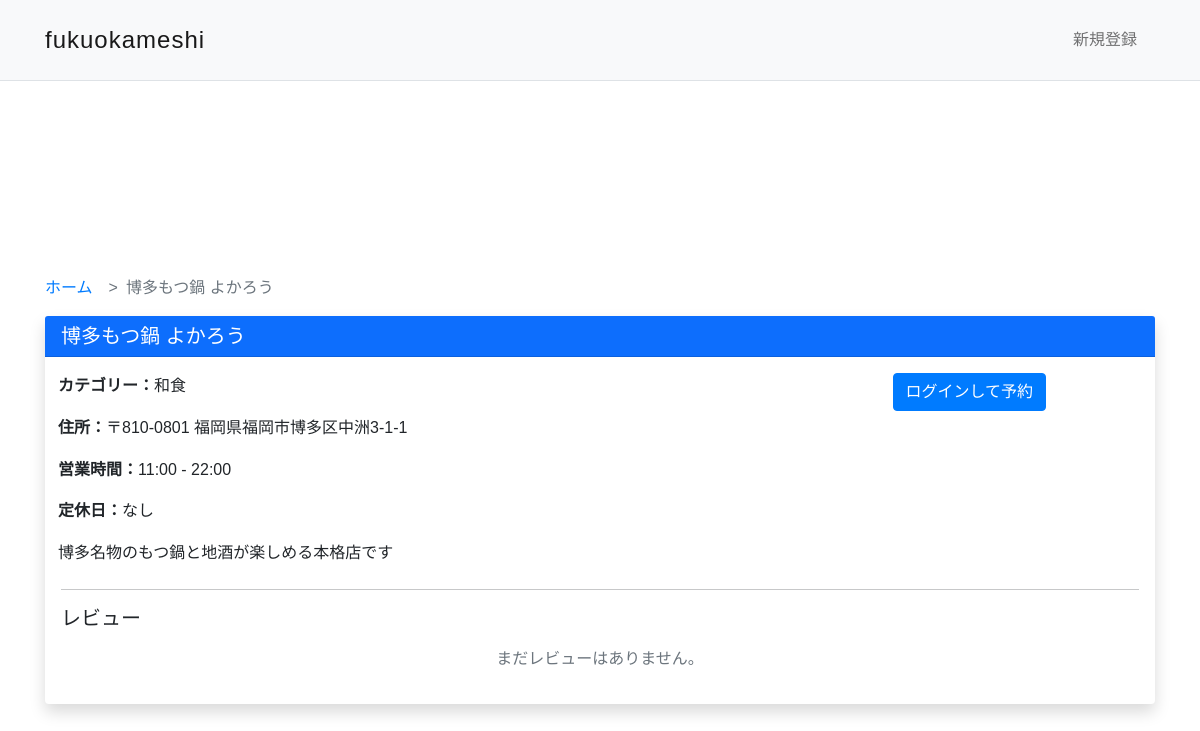
/1/, run on the app's committed database.
### restaurants/models.py (models this page shows, shortened)
class Restaurant(models.Model):
    AREA_CHOICES = [
        ('higashi', '福岡市東区'),
        ('chuo', '福岡市中央区'),
        ('hakata', '福岡市博多区'),
        ('minami', '福岡市南区'),
        ('nishi', '福岡市西区'),
        ('jonan', '福岡市城南区'),
        ('sawara', '福岡市早良区'),
    ]
    PRICE_RANGE_CHOICES = [
        ('budget', '~¥1,000'),
        ('low', '¥1,000~¥2,000'),
        ('middle', '¥2,000~¥4,000'),
        ('high', '¥4,000~¥8,000'),
        ('expensive', '¥8,000~'),
    ]
    name = models.CharField(max_length=100, verbose_name='店舗名')
    description = models.TextField(verbose_name='店舗説明', blank=True)
    price_range = models.CharField(
        max_length=20,
        choices=PRICE_RANGE_CHOICES,
        default='middle',
        verbose_name='価格帯'
    )
    post_code = models.CharField(max_length=7, verbose_name='郵便番号')
    address = models.CharField(max_length=200, verbose_name='住所')
    tel = models.CharField(max_length=20, verbose_name='電話番号')
    category = models.ForeignKey(Category, on_delete=models.CASCADE, verbose_name='カテゴリー')
    area = models.CharField(
        max_length=20,
        choices=AREA_CHOICES,
        default='other',
        verbose_name='エリア'
    )
    opening_time = models.TimeField(default='11:00', verbose_name='開店時間')
    closing_time = models.TimeField(default='22:00', verbose_name='閉店時間')
    closed_days = MultiSelectField(
        choices=[
            ('mon', '月'),
            ('tue', '火'),
            ('wed', '水'),
            ('thu', '木'),
            ('fri', '金'),
            ('sat', '土'),
            ('sun', '日'),
        ],
        max_length=30,
        verbose_name='定休日',
        blank=True
    )
    img = models.ImageField(blank=True, default='noImage.png', verbose_name='画像')
    created_at = models.DateTimeField(auto_now_add=True)
    updated_at = models.DateTimeField(auto_now=True)
    class Meta:
        verbose_name = 'レストラン'
        verbose_name_plural = 'レストラン一覧'
        ordering = ['name']

class Category(models.Model):
    name = models.CharField(max_length=200, verbose_name='カテゴリー名')
    img = models.ImageField(blank=True, default='noImage.png', verbose_name='画像')
    description = models.TextField(blank=True, verbose_name='説明')
    created_at = models.DateTimeField(auto_now_add=True)
    updated_at = models.DateTimeField(auto_now=True)
    class Meta:
        verbose_name = 'カテゴリー'
        verbose_name_plural = 'カテゴリー一覧'
        ordering = ['name']
    def __str__(self):
        return self.name

### restaurants/views.py (the view)
# urls.py: path('<int:pk>/', views.restaurant_detail, name='restaurant_detail'),
def restaurant_detail(request, pk):
    restaurant = get_object_or_404(Restaurant, pk=pk)
    reviews = restaurant.reviews.all().order_by('-created_at')
    review_form = ReviewForm()
    is_favorite = request.user.is_authenticated and Favorite.objects.filter(user=request.user, restaurant=restaurant).exists()
    today = timezone.now().date()
    return render(request, 'restaurants/restaurant_detail.html', {
        'restaurant': restaurant,
        'reviews': reviews,
        'review_form': review_form,
        'is_favorite': is_favorite,
        'today': today,
    })

### templates/restaurants/restaurant_detail.html (shortened to what this page needs)
{% extends "base.html" %}
{% load static %}
{% block content %}
<div class="container py-5">
    <nav class="my-3" style="--bs-breadcrumb-divider: '>';" aria-label="breadcrumb">
        <ol class="breadcrumb mb-0">
            <li class="breadcrumb-item"><a href="{% url 'restaurants:restaurant_list' %}">ホーム</a></li>
            <li class="breadcrumb-item active" aria-current="page">{{ restaurant.name }}</li>
        </ol>
    </nav>
    <div class="card shadow">
        <div class="card-header bg-primary text-white">
            <h2 class="h5 mb-0">{{ restaurant.name }}</h2>
        </div>
        <div class="card-body">
            <div class="row mb-4">
                <div class="col-md-8">
                    <p><strong>カテゴリー：</strong>{{ restaurant.category }}</p>
                    <p><strong>住所：</strong>〒{{ restaurant.post_code }} {{ restaurant.address }}</p>
                    <p><strong>営業時間：</strong>{{ restaurant.opening_time }} - {{ restaurant.closing_time }}</p>
                    <p><strong>定休日：</strong>{{ restaurant.closed_days|default:"なし" }}</p>
                    <p class="mb-0">{{ restaurant.description }}</p>
                </div>
                <div class="col-md-4 text-center">
                    {% if user.is_authenticated %}
                        <div class="d-grid gap-2">
                            <a href="{% url 'restaurants:reservation_calendar' restaurant.id %}" class="btn btn-success">
                                予約する
                            </a>
                            <form method="post" action="{% url 'restaurants:toggle_favorite' restaurant.id %}" class="d-inline">
                                {% csrf_token %}
                                {% if is_favorite %}
                                    <button type="submit" class="btn btn-danger w-100">
                                        <i class="fas fa-heart"></i> お気に入り解除
                                    </button>
                                {% else %}
                                    <button type="submit" class="btn btn-outline-danger w-100">
                                        <i class="far fa-heart"></i> お気に入り追加
                                    </button>
                                {% endif %}
                            </form>
                        </div>
                    {% else %}
                        <a href="{% url 'login' %}" class="btn btn-primary">ログインして予約</a>
                    {% endif %}
                </div>
            </div>
            <hr>
            <h3 class="h5 mb-3">レビュー</h3>
            {% if reviews %}
                {% for review in reviews %}
                    <div class="card mb-3">
                        <div class="card-body">
                            <div class="d-flex justify-content-between align-items-center mb-2">
                                <div>
                                    <span class="text-warning">
                                        {% for i in ""|ljust:review.rating %}★{% endfor %}
                                    </span>
                                    <span class="ms-2">{{ review.user.username }}</span>
                                </div>
                                <small class="text-muted">{{ review.created_at|date:"Y/m/d" }}</small>
                            </div>
                            <p class="card-text mb-0">{{ review.comment }}</p>
                        </div>
                    </div>
                {% endfor %}
            {% else %}
                <p class="text-center text-muted">まだレビューはありません。</p>
            {% endif %}
        </div>
    </div>
</div>
{% endblock %}

### static/css/style.css (style rules this page uses)
body { font-family: Arial, sans-serif; line-height: 1.6; margin: 0; padding: 0; }
.mb-4 { margin-bottom: 1.5rem; }
.container { width: 100%; max-width: 1140px; margin-right: auto; margin-left: auto; padding-right: 15px; padding-left: 15px; }
.mb-3 { margin-bottom: 1rem; }
.btn { display: inline-block; font-weight: 400; text-align: center; vertical-align: middle; user-select: none; padding: 0.375rem 0.75rem; font-size: 1rem; line-height: 1.5; border-radius: 0.25rem; transition: color 0.15s ease-in-out, background-color 0.15s ease-in-out, border-color 0.15s ease-in-out, box-shadow 0.15s ease-in-out; }
.btn-primary { color: #fff; background-color: #007bff; border-color: #007bff; }
.text-white { color: #fff !important; }
.container { width: 100%; padding-right: 15px; padding-left: 15px; margin-right: auto; margin-left: auto; max-width: 1140px; }
.breadcrumb { display: flex; flex-wrap: wrap; padding: 0; margin: 0; list-style: none; }
.breadcrumb-item { display: flex; align-items: center; }
.breadcrumb-item + .breadcrumb-item::before { content: ">"; padding: 0 0.5rem; color: #6c757d; }
.breadcrumb-item.active { color: #6c757d; }
.breadcrumb-item a { color: #007bff; text-decoration: none; }
.my-3 { margin-top: 1rem !important; margin-bottom: 1rem !important; }
.text-center { text-align: center !important; }
.mb-3 { margin-bottom: 1rem !important; }
.mb-4 { margin-bottom: 1.5rem !important; }
.row { display: flex; flex-wrap: wrap; margin-right: -15px; margin-left: -15px; }
.card { transition: transform 0.2s; box-shadow: 0 2px 5px rgba(0,0,0,0.1); }

### templates/restaurants/restaurant_detail.html (style rules this page uses)
.card { border: none; box-shadow: 0 2px 4px rgba(0,0,0,0.1); }

### data on the page
Restaurant: name "博多もつ鍋 よかろう", category "和食", post_code "810-0801", address "福岡県福岡市博多区中洲3-1-1", opening_time "11:00", closing_time "22:00", closed_days "なし", description "博多名物のもつ鍋と地酒が楽しめる本格店です"
